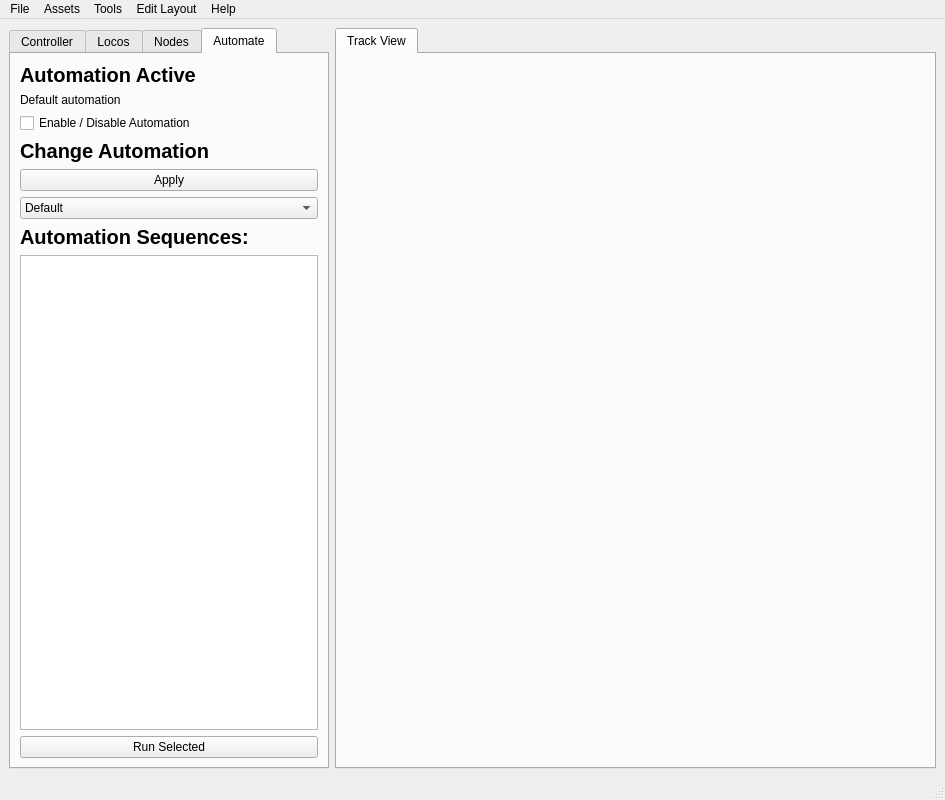
<?xml version="1.0" encoding="UTF-8"?>
<ui version="4.0">
 <class>MainWindow</class>
 <widget class="QMainWindow" name="MainWindow">
  <property name="geometry">
   <rect>
    <x>0</x>
    <y>0</y>
    <width>945</width>
    <height>800</height>
   </rect>
  </property>
  <property name="sizePolicy">
   <sizepolicy hsizetype="MinimumExpanding" vsizetype="MinimumExpanding">
    <horstretch>2</horstretch>
    <verstretch>0</verstretch>
   </sizepolicy>
  </property>
  <property name="minimumSize">
   <size>
    <width>800</width>
    <height>800</height>
   </size>
  </property>
  <property name="windowTitle">
   <string>MainWindow</string>
  </property>
  <widget class="QWidget" name="centralwidget">
   <layout class="QHBoxLayout" name="horizontalLayout">
    <item>
     <layout class="QHBoxLayout" name="horizontalLayout_4">
      <item>
       <widget class="QTabWidget" name="tabWidget">
        <property name="sizePolicy">
         <sizepolicy hsizetype="Fixed" vsizetype="Expanding">
          <horstretch>0</horstretch>
          <verstretch>0</verstretch>
         </sizepolicy>
        </property>
        <property name="maximumSize">
         <size>
          <width>320</width>
          <height>16777215</height>
         </size>
        </property>
        <property name="baseSize">
         <size>
          <width>0</width>
          <height>0</height>
         </size>
        </property>
        <property name="currentIndex">
         <number>3</number>
        </property>
        <widget class="QWidget" name="locoTab">
         <attribute name="title">
          <string>Controller</string>
         </attribute>
         <layout class="QVBoxLayout" name="verticalLayout_2">
          <item>
           <widget class="QComboBox" name="locoComboBox">
            <property name="sizePolicy">
             <sizepolicy hsizetype="Fixed" vsizetype="Fixed">
              <horstretch>0</horstretch>
              <verstretch>0</verstretch>
             </sizepolicy>
            </property>
            <property name="minimumSize">
             <size>
              <width>300</width>
              <height>0</height>
             </size>
            </property>
            <property name="maximumSize">
             <size>
              <width>290</width>
              <height>16777215</height>
             </size>
            </property>
            <property name="currentText">
             <string>Select Locomotive</string>
            </property>
            <item>
             <property name="text">
              <string>Select Locomotive</string>
             </property>
            </item>
           </widget>
          </item>
          <item>
           <widget class="QLabel" name="locoStatusLabel">
            <property name="maximumSize">
             <size>
              <width>300</width>
              <height>16777215</height>
             </size>
            </property>
            <property name="text">
             <string>No locomotive selected</string>
            </property>
           </widget>
          </item>
          <item>
           <widget class="QPushButton" name="locoForwardButton">
            <property name="minimumSize">
             <size>
              <width>300</width>
              <height>0</height>
             </size>
            </property>
            <property name="text">
             <string>Forward</string>
            </property>
           </widget>
          </item>
          <item>
           <layout class="QHBoxLayout" name="horizontalLayout_2">
            <item>
             <widget class="QDial" name="locoDial">
              <property name="minimumSize">
               <size>
                <width>150</width>
                <height>200</height>
               </size>
              </property>
              <property name="maximumSize">
               <size>
                <width>120</width>
                <height>16777215</height>
               </size>
              </property>
              <property name="maximum">
               <number>128</number>
              </property>
              <property name="tracking">
               <bool>false</bool>
              </property>
              <property name="wrapping">
               <bool>false</bool>
              </property>
              <property name="notchesVisible">
               <bool>true</bool>
              </property>
             </widget>
            </item>
            <item>
             <layout class="QVBoxLayout" name="verticalLayout_3">
              <item>
               <widget class="QRadioButton" name="locoForwardRadio">
                <property name="minimumSize">
                 <size>
                  <width>0</width>
                  <height>0</height>
                 </size>
                </property>
                <property name="maximumSize">
                 <size>
                  <width>140</width>
                  <height>16777215</height>
                 </size>
                </property>
                <property name="layoutDirection">
                 <enum>Qt::RightToLeft</enum>
                </property>
                <property name="text">
                 <string/>
                </property>
                <property name="checked">
                 <bool>true</bool>
                </property>
                <attribute name="buttonGroup">
                 <string notr="true">directionButtonGroup</string>
                </attribute>
               </widget>
              </item>
              <item>
               <widget class="QLCDNumber" name="locoSpeedLcd">
                <property name="minimumSize">
                 <size>
                  <width>140</width>
                  <height>0</height>
                 </size>
                </property>
                <property name="lineWidth">
                 <number>0</number>
                </property>
                <property name="digitCount">
                 <number>3</number>
                </property>
               </widget>
              </item>
              <item>
               <widget class="QRadioButton" name="locoReverseRadio">
                <property name="maximumSize">
                 <size>
                  <width>140</width>
                  <height>16777215</height>
                 </size>
                </property>
                <property name="toolTip">
                 <string extracomment="Reverse"/>
                </property>
                <property name="layoutDirection">
                 <enum>Qt::RightToLeft</enum>
                </property>
                <property name="text">
                 <string/>
                </property>
                <property name="checkable">
                 <bool>true</bool>
                </property>
                <property name="checked">
                 <bool>false</bool>
                </property>
                <attribute name="buttonGroup">
                 <string notr="true">directionButtonGroup</string>
                </attribute>
               </widget>
              </item>
             </layout>
            </item>
           </layout>
          </item>
          <item>
           <widget class="QPushButton" name="locoReverseButton">
            <property name="minimumSize">
             <size>
              <width>300</width>
              <height>0</height>
             </size>
            </property>
            <property name="text">
             <string>Reverse</string>
            </property>
           </widget>
          </item>
          <item>
           <widget class="QPushButton" name="locoStopButton">
            <property name="minimumSize">
             <size>
              <width>300</width>
              <height>0</height>
             </size>
            </property>
            <property name="text">
             <string>Stop</string>
            </property>
           </widget>
          </item>
          <item>
           <widget class="QPushButton" name="locoStopAllButton">
            <property name="minimumSize">
             <size>
              <width>300</width>
              <height>0</height>
             </size>
            </property>
            <property name="text">
             <string>Stop All!</string>
            </property>
           </widget>
          </item>
          <item>
           <widget class="QLabel" name="label">
            <property name="text">
             <string>Functions:</string>
            </property>
           </widget>
          </item>
          <item>
           <widget class="QTabWidget" name="locoFuncTab">
            <property name="sizePolicy">
             <sizepolicy hsizetype="Expanding" vsizetype="Maximum">
              <horstretch>0</horstretch>
              <verstretch>0</verstretch>
             </sizepolicy>
            </property>
            <property name="minimumSize">
             <size>
              <width>297</width>
              <height>0</height>
             </size>
            </property>
            <property name="maximumSize">
             <size>
              <width>300</width>
              <height>80</height>
             </size>
            </property>
            <property name="currentIndex">
             <number>0</number>
            </property>
            <widget class="QWidget" name="locoFunc0">
             <attribute name="title">
              <string>Primary</string>
             </attribute>
            </widget>
            <widget class="QWidget" name="locoFunc1">
             <attribute name="title">
              <string>Secondary</string>
             </attribute>
            </widget>
            <widget class="QWidget" name="locoFunc2">
             <attribute name="title">
              <string>Tertiary</string>
             </attribute>
            </widget>
           </widget>
          </item>
          <item>
           <widget class="QComboBox" name="locoFuncCombo">
            <property name="minimumSize">
             <size>
              <width>120</width>
              <height>0</height>
             </size>
            </property>
            <property name="maximumSize">
             <size>
              <width>295</width>
              <height>16777215</height>
             </size>
            </property>
           </widget>
          </item>
          <item>
           <widget class="QPushButton" name="locoFuncButton">
            <property name="sizePolicy">
             <sizepolicy hsizetype="Fixed" vsizetype="Fixed">
              <horstretch>0</horstretch>
              <verstretch>0</verstretch>
             </sizepolicy>
            </property>
            <property name="minimumSize">
             <size>
              <width>50</width>
              <height>0</height>
             </size>
            </property>
            <property name="text">
             <string>-</string>
            </property>
           </widget>
          </item>
          <item>
           <widget class="QLabel" name="locoImage">
            <property name="text">
             <string/>
            </property>
            <property name="alignment">
             <set>Qt::AlignCenter</set>
            </property>
           </widget>
          </item>
          <item>
           <widget class="QTextEdit" name="locoInfoText">
            <property name="readOnly">
             <bool>true</bool>
            </property>
           </widget>
          </item>
          <item>
           <spacer name="verticalSpacer_2">
            <property name="orientation">
             <enum>Qt::Vertical</enum>
            </property>
            <property name="sizeHint" stdset="0">
             <size>
              <width>20</width>
              <height>40</height>
             </size>
            </property>
           </spacer>
          </item>
          <item>
           <spacer name="verticalSpacer">
            <property name="orientation">
             <enum>Qt::Vertical</enum>
            </property>
            <property name="sizeHint" stdset="0">
             <size>
              <width>20</width>
              <height>40</height>
             </size>
            </property>
           </spacer>
          </item>
         </layout>
        </widget>
        <widget class="QWidget" name="allLocoTab">
         <attribute name="title">
          <string>Locos</string>
         </attribute>
         <layout class="QVBoxLayout" name="verticalLayout_5">
          <item>
           <widget class="QLabel" name="label_3">
            <property name="font">
             <font>
              <pointsize>15</pointsize>
              <weight>75</weight>
              <bold>true</bold>
             </font>
            </property>
            <property name="text">
             <string>Locomotives List</string>
            </property>
           </widget>
          </item>
          <item>
           <widget class="QTableWidget" name="locoTable">
            <property name="columnCount">
             <number>2</number>
            </property>
            <attribute name="horizontalHeaderVisible">
             <bool>false</bool>
            </attribute>
            <attribute name="verticalHeaderVisible">
             <bool>false</bool>
            </attribute>
            <attribute name="verticalHeaderHighlightSections">
             <bool>false</bool>
            </attribute>
            <column/>
            <column/>
           </widget>
          </item>
         </layout>
        </widget>
        <widget class="QWidget" name="nodeTab">
         <attribute name="title">
          <string>Nodes</string>
         </attribute>
         <layout class="QVBoxLayout" name="verticalLayout">
          <item>
           <widget class="QLabel" name="label_4">
            <property name="font">
             <font>
              <pointsize>15</pointsize>
              <weight>75</weight>
              <bold>true</bold>
             </font>
            </property>
            <property name="text">
             <string>Detected Nodes</string>
            </property>
           </widget>
          </item>
          <item>
           <widget class="QTreeView" name="nodeTreeView">
            <property name="sizePolicy">
             <sizepolicy hsizetype="Maximum" vsizetype="Expanding">
              <horstretch>0</horstretch>
              <verstretch>1</verstretch>
             </sizepolicy>
            </property>
            <property name="maximumSize">
             <size>
              <width>300</width>
              <height>16777215</height>
             </size>
            </property>
           </widget>
          </item>
          <item>
           <widget class="QLabel" name="tableLabel">
            <property name="font">
             <font>
              <pointsize>12</pointsize>
              <weight>75</weight>
              <bold>true</bold>
             </font>
            </property>
            <property name="text">
             <string>Node:</string>
            </property>
           </widget>
          </item>
          <item>
           <widget class="QTableWidget" name="nodeTable">
            <property name="sizePolicy">
             <sizepolicy hsizetype="Fixed" vsizetype="Fixed">
              <horstretch>0</horstretch>
              <verstretch>0</verstretch>
             </sizepolicy>
            </property>
            <property name="minimumSize">
             <size>
              <width>0</width>
              <height>160</height>
             </size>
            </property>
            <property name="maximumSize">
             <size>
              <width>300</width>
              <height>150</height>
             </size>
            </property>
            <attribute name="horizontalHeaderVisible">
             <bool>false</bool>
            </attribute>
            <attribute name="horizontalHeaderMinimumSectionSize">
             <number>50</number>
            </attribute>
            <attribute name="horizontalHeaderDefaultSectionSize">
             <number>100</number>
            </attribute>
            <attribute name="horizontalHeaderStretchLastSection">
             <bool>true</bool>
            </attribute>
            <attribute name="verticalHeaderVisible">
             <bool>true</bool>
            </attribute>
            <attribute name="verticalHeaderMinimumSectionSize">
             <number>30</number>
            </attribute>
            <attribute name="verticalHeaderDefaultSectionSize">
             <number>30</number>
            </attribute>
            <attribute name="verticalHeaderStretchLastSection">
             <bool>false</bool>
            </attribute>
            <row>
             <property name="text">
              <string>Name</string>
             </property>
            </row>
            <row>
             <property name="text">
              <string>ID</string>
             </property>
            </row>
            <row>
             <property name="text">
              <string>Mode</string>
             </property>
            </row>
            <row>
             <property name="text">
              <string>Manuf / Module</string>
             </property>
            </row>
            <row>
             <property name="text">
              <string>Comments</string>
             </property>
            </row>
            <column>
             <property name="text">
              <string>Data</string>
             </property>
            </column>
            <item row="0" column="0">
             <property name="text">
              <string/>
             </property>
             <property name="flags">
              <set>ItemIsDragEnabled|ItemIsDropEnabled|ItemIsUserCheckable|ItemIsEnabled</set>
             </property>
            </item>
            <item row="1" column="0">
             <property name="text">
              <string/>
             </property>
            </item>
            <item row="2" column="0">
             <property name="text">
              <string/>
             </property>
            </item>
            <item row="3" column="0">
             <property name="text">
              <string/>
             </property>
            </item>
            <item row="4" column="0">
             <property name="text">
              <string/>
             </property>
            </item>
           </widget>
          </item>
          <item>
           <layout class="QHBoxLayout" name="horizontalLayout_6">
            <item>
             <widget class="QPushButton" name="evButtonOn">
              <property name="text">
               <string>On</string>
              </property>
             </widget>
            </item>
            <item>
             <widget class="QPushButton" name="evButtonOff">
              <property name="text">
               <string>Off</string>
              </property>
             </widget>
            </item>
           </layout>
          </item>
          <item>
           <spacer name="verticalSpacer_3">
            <property name="orientation">
             <enum>Qt::Vertical</enum>
            </property>
            <property name="sizeHint" stdset="0">
             <size>
              <width>20</width>
              <height>40</height>
             </size>
            </property>
           </spacer>
          </item>
         </layout>
        </widget>
        <widget class="QWidget" name="automateTab">
         <attribute name="title">
          <string>Automate</string>
         </attribute>
         <layout class="QVBoxLayout" name="verticalLayout_4">
          <item>
           <widget class="QLabel" name="automationStateLabel">
            <property name="font">
             <font>
              <pointsize>15</pointsize>
              <weight>75</weight>
              <bold>true</bold>
             </font>
            </property>
            <property name="text">
             <string>Automation Active</string>
            </property>
           </widget>
          </item>
          <item>
           <widget class="QLabel" name="automationSelectedLabel">
            <property name="text">
             <string>Default automation</string>
            </property>
           </widget>
          </item>
          <item>
           <widget class="QCheckBox" name="automationEnableCheckBox">
            <property name="text">
             <string>Enable / Disable Automation</string>
            </property>
           </widget>
          </item>
          <item>
           <widget class="QLabel" name="automationStateLabel_2">
            <property name="font">
             <font>
              <pointsize>15</pointsize>
              <weight>75</weight>
              <bold>true</bold>
             </font>
            </property>
            <property name="text">
             <string>Change Automation</string>
            </property>
           </widget>
          </item>
          <item>
           <widget class="QPushButton" name="automationApplyButton">
            <property name="text">
             <string>Apply</string>
            </property>
           </widget>
          </item>
          <item>
           <widget class="QComboBox" name="selectAutomationCombo">
            <item>
             <property name="text">
              <string>Default</string>
             </property>
            </item>
            <item>
             <property name="text">
              <string>New ...</string>
             </property>
            </item>
           </widget>
          </item>
          <item>
           <widget class="QLabel" name="label_2">
            <property name="font">
             <font>
              <pointsize>15</pointsize>
              <weight>75</weight>
              <bold>true</bold>
             </font>
            </property>
            <property name="text">
             <string>Automation Sequences:</string>
            </property>
           </widget>
          </item>
          <item>
           <widget class="QListWidget" name="automationList"/>
          </item>
          <item>
           <widget class="QPushButton" name="automationRunButton">
            <property name="text">
             <string>Run Selected</string>
            </property>
           </widget>
          </item>
         </layout>
        </widget>
       </widget>
      </item>
      <item>
       <widget class="QTabWidget" name="PanelTabs">
        <property name="currentIndex">
         <number>0</number>
        </property>
        <widget class="QWidget" name="tabTrackView">
         <attribute name="title">
          <string>Track View</string>
         </attribute>
         <widget class="TrackViewDisplay" name="layoutDisplayLabel">
          <property name="geometry">
           <rect>
            <x>0</x>
            <y>0</y>
            <width>591</width>
            <height>701</height>
           </rect>
          </property>
          <property name="font">
           <font>
            <weight>75</weight>
            <bold>true</bold>
           </font>
          </property>
          <property name="text">
           <string/>
          </property>
          <property name="scaledContents">
           <bool>false</bool>
          </property>
         </widget>
        </widget>
       </widget>
      </item>
     </layout>
    </item>
   </layout>
  </widget>
  <widget class="QMenuBar" name="menubar">
   <property name="geometry">
    <rect>
     <x>0</x>
     <y>0</y>
     <width>945</width>
     <height>22</height>
    </rect>
   </property>
   <widget class="QMenu" name="menuFile">
    <property name="title">
     <string>File</string>
    </property>
    <widget class="QMenu" name="menuImport">
     <property name="title">
      <string>Import</string>
     </property>
     <addaction name="actionImportLoco"/>
    </widget>
    <addaction name="actionChangeLayout"/>
    <addaction name="menuImport"/>
    <addaction name="actionExit"/>
   </widget>
   <widget class="QMenu" name="menuAssets">
    <property name="title">
     <string>Assets</string>
    </property>
    <addaction name="actionDiscover"/>
   </widget>
   <widget class="QMenu" name="menuTools">
    <property name="title">
     <string>Tools</string>
    </property>
    <addaction name="actionLocoManager"/>
    <addaction name="actionRules"/>
    <addaction name="actionAutomationMgr"/>
    <addaction name="actionShowConsole"/>
    <addaction name="actionLayoutEdit"/>
    <addaction name="actionSettings"/>
   </widget>
   <widget class="QMenu" name="menuHelp">
    <property name="title">
     <string>Help</string>
    </property>
    <addaction name="actionAbout"/>
   </widget>
   <widget class="QMenu" name="menuEditLayout">
    <property name="title">
     <string>Edit Layout</string>
    </property>
    <addaction name="actionChangeImage"/>
    <addaction name="actionAddTrackViewNode"/>
    <addaction name="actionAddLabel"/>
    <addaction name="actionAddButton"/>
   </widget>
   <addaction name="menuFile"/>
   <addaction name="menuAssets"/>
   <addaction name="menuTools"/>
   <addaction name="menuEditLayout"/>
   <addaction name="menuHelp"/>
  </widget>
  <widget class="QStatusBar" name="statusbar"/>
  <action name="actionExit">
   <property name="text">
    <string>Exit</string>
   </property>
  </action>
  <action name="actionDiscover">
   <property name="text">
    <string>Discover</string>
   </property>
  </action>
  <action name="actionLayoutEdit">
   <property name="text">
    <string>Layout Edit</string>
   </property>
  </action>
  <action name="actionSettings">
   <property name="text">
    <string>Settings</string>
   </property>
  </action>
  <action name="actionAbout">
   <property name="text">
    <string>About</string>
   </property>
  </action>
  <action name="actionShowConsole">
   <property name="text">
    <string>Show Console</string>
   </property>
  </action>
  <action name="actionAddLabel">
   <property name="text">
    <string>Add Label</string>
   </property>
  </action>
  <action name="actionAddButton">
   <property name="text">
    <string>Add Button</string>
   </property>
  </action>
  <action name="actionRules">
   <property name="text">
    <string>Rules</string>
   </property>
  </action>
  <action name="actionAddTrackViewNode">
   <property name="text">
    <string>Add Module</string>
   </property>
   <property name="toolTip">
    <string>Add Module</string>
   </property>
  </action>
  <action name="actionLocoManager">
   <property name="text">
    <string>Loco Manager</string>
   </property>
  </action>
  <action name="actionImportLoco">
   <property name="text">
    <string>Loco</string>
   </property>
  </action>
  <action name="actionChangeImage">
   <property name="text">
    <string>Change Image</string>
   </property>
  </action>
  <action name="actionChangeLayout">
   <property name="text">
    <string>Change Layout</string>
   </property>
  </action>
  <action name="actionAutomationMgr">
   <property name="text">
    <string>Automation Mgr</string>
   </property>
  </action>
 </widget>
 <customwidgets>
  <customwidget>
   <class>TrackViewDisplay</class>
   <extends>QLabel</extends>
   <header>trackviewdisplay.py</header>
  </customwidget>
 </customwidgets>
 <resources/>
 <connections/>
 <buttongroups>
  <buttongroup name="directionButtonGroup"/>
 </buttongroups>
</ui>
